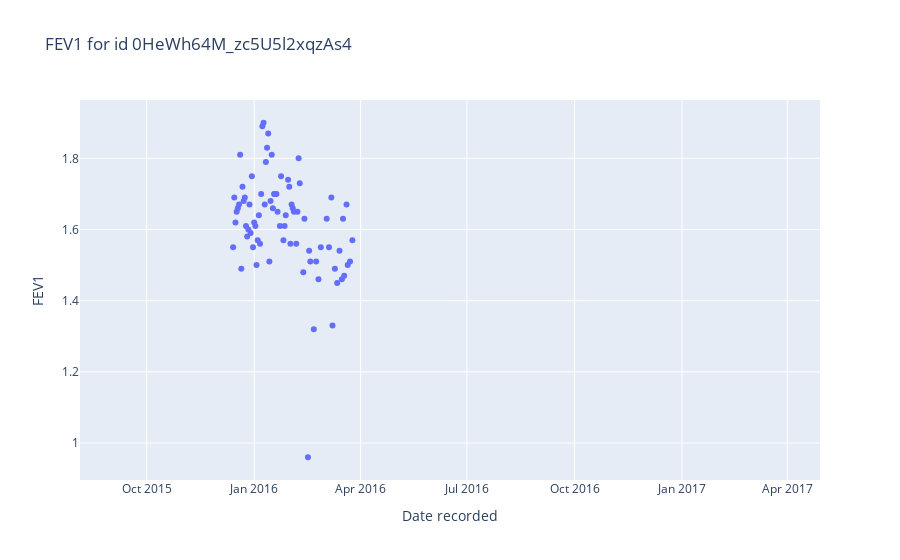
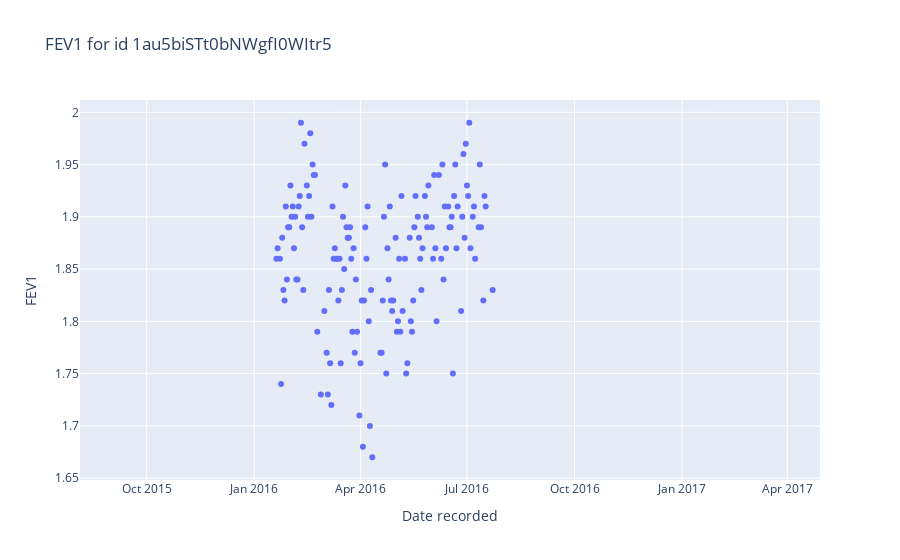
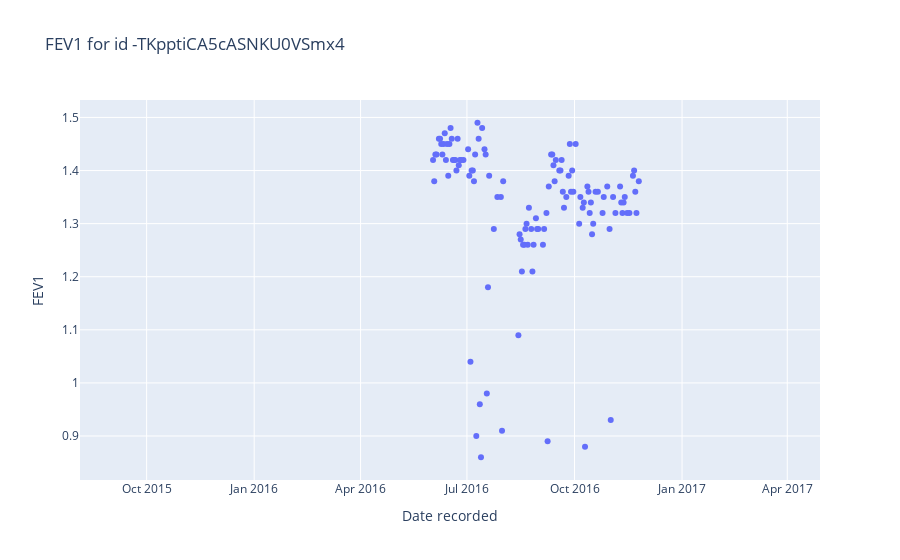
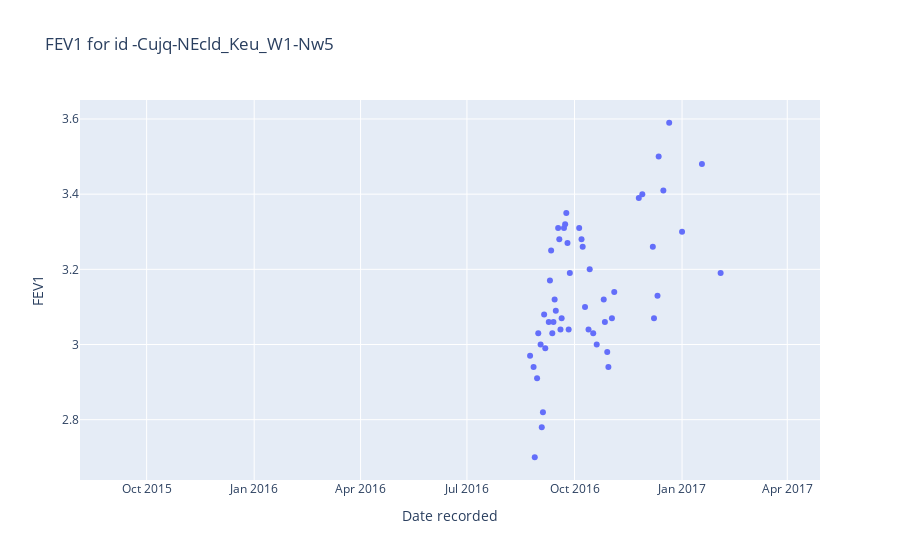

These figures' notebook cell, in order:
### Code cell
# 303, 305, 306, 307 are the only IDs that are worht using -> with >5 measurements
# '0HeWh64M_zc5U5l2xqzAs4', '1au5biSTt0bNWgfI0WItr5', '-TKpptiCA5cASNKU0VSmx4' '-Cujq-NEcld_Keu_W1-Nw5'

# IDs with data
wished_ids = ['0HeWh64M_zc5U5l2xqzAs4', '1au5biSTt0bNWgfI0WItr5', '-TKpptiCA5cASNKU0VSmx4', '-Cujq-NEcld_Keu_W1-Nw5', '-Q0Wf614z94DSTy6nXjyw7']

# For each Patient_ID in missing_user_ids, plot FEV1
for id in wished_ids:
# for id in wished_ids:
    # Scatter plot of FEV1 measurements for this id with px
    fig = px.scatter(fev1[fev1["User ID"] == id], x="Date recorded", y="FEV1", title="FEV1 for id " + str(id))
    # Update x axis to range of FEV1 measurements 
    fig.update_xaxes(range=[fev1["Date recorded"].min(), fev1["Date recorded"].max()])
    fig.show()

### Figure 1 — Plotly figure (JSON) as saved in the notebook; plotly's stock layout.template omitted (floating-point values rounded to 4 significant figures)
{"data": [{"hovertemplate": "Date recorded=%{x}<br>FEV1=%{y}<extra></extra>", "legendgroup": "", "marker": {"color": "#636efa", "symbol": "circle"}, "mode": "markers", "name": "", "orientation": "v", "showlegend": false, "type": "scatter", "x": ["2015-12-15", "2015-12-14", "2015-12-16", "2015-12-31", "2016-01-01", "2015-12-22", "2015-12-23", "2015-12-21", "2015-12-17", "2015-12-26", "2015-12-18", "2015-12-29", "2015-12-19", "2015-12-20", "2016-01-08", "2016-01-05", "2016-01-02", "2016-01-11", "2016-01-12", "2015-12-24", "2016-01-04", "2015-12-25", "2016-01-07", "2015-12-27", "2016-01-10", "2016-01-09", "2015-12-28", "2015-12-30", "2016-01-13", "2016-01-15", "2016-01-03", "2016-01-16", "2016-01-30", "2016-01-06", "2016-01-20", "2016-01-21", "2016-01-23", "2016-01-26", "2016-01-24", "2016-01-14", "2016-01-27", "2016-01-17", "2016-01-18", "2016-01-19", "2016-02-01", "2016-01-31", "2016-02-02", "2016-02-04", "2016-02-17", "2016-02-07", "2016-02-06", "2016-02-09", "2016-01-28", "2016-02-12", "2016-02-13", "2016-02-03", "2016-02-21", "2016-02-18", "2016-02-08", "2016-02-23", "2016-03-08", "2016-02-27", "2016-02-25", "2016-03-12", "2016-03-14", "2016-02-16", "2016-03-05", "2016-03-10", "2016-03-07", "2016-03-18", "2016-03-21", "2016-03-03", "2016-03-20", "2016-03-17", "2016-03-25", "2016-03-23", "2016-03-16"], "xaxis": "x", "y": [1.69, 1.55, 1.62, 1.55, 1.62, 1.72, 1.68, 1.49, 1.65, 1.58, 1.66, 1.59, 1.67, 1.81, 1.89, 1.64, 1.61, 1.79, 1.83, 1.69, 1.57, 1.61, 1.7, 1.6, 1.67, 1.9, 1.67, 1.75, 1.87, 1.68, 1.5, 1.81, 1.74, 1.56, 1.7, 1.65, 1.61, 1.57, 1.75, 1.51, 1.61, 1.66, 1.7, 1.7, 1.56, 1.72, 1.67, 1.65, 1.54, 1.65, 1.56, 1.73, 1.64, 1.48, 1.63, 1.66, 1.32, 1.51, 1.8, 1.51, 1.33, 1.55, 1.46, 1.45, 1.54, 0.96, 1.55, 1.49, 1.69, 1.47, 1.5, 1.63, 1.67, 1.63, 1.57, 1.51, 1.46], "yaxis": "y"}], "layout": {"legend": {"tracegroupgap": 0}, "title": {"text": "FEV1 for id 0HeWh64M_zc5U5l2xqzAs4"}, "xaxis": {"anchor": "y", "domain": [0, 1], "range": ["2015-08-05", "2017-04-29"], "title": {"text": "Date recorded"}}, "yaxis": {"anchor": "x", "domain": [0, 1], "title": {"text": "FEV1"}}}}

### Figure 2 — Plotly figure (JSON) as saved in the notebook; plotly's stock layout.template omitted (floating-point values rounded to 4 significant figures; data arrays with more than 128 entries replaced by an {"elided": "..."} marker saying what was removed)
{"data": [{"hovertemplate": "Date recorded=%{x}<br>FEV1=%{y}<extra></extra>", "legendgroup": "", "marker": {"color": "#636efa", "symbol": "circle"}, "mode": "markers", "name": "", "orientation": "v", "showlegend": false, "type": "scatter", "x": {"elided": "150 str values"}, "xaxis": "x", "y": {"elided": "150 float values"}, "yaxis": "y"}], "layout": {"legend": {"tracegroupgap": 0}, "title": {"text": "FEV1 for id 1au5biSTt0bNWgfI0WItr5"}, "xaxis": {"anchor": "y", "domain": [0, 1], "range": ["2015-08-05", "2017-04-29"], "title": {"text": "Date recorded"}}, "yaxis": {"anchor": "x", "domain": [0, 1], "title": {"text": "FEV1"}}}}

### Figure 3 — Plotly figure (JSON) as saved in the notebook; plotly's stock layout.template omitted (floating-point values rounded to 4 significant figures)
{"data": [{"hovertemplate": "Date recorded=%{x}<br>FEV1=%{y}<extra></extra>", "legendgroup": "", "marker": {"color": "#636efa", "symbol": "circle"}, "mode": "markers", "name": "", "orientation": "v", "showlegend": false, "type": "scatter", "x": ["2016-06-02", "2016-06-09", "2016-06-05", "2016-06-12", "2016-06-16", "2016-06-17", "2016-06-03", "2016-06-24", "2016-06-08", "2016-06-18", "2016-06-21", "2016-06-04", "2016-06-23", "2016-06-13", "2016-07-03", "2016-06-26", "2016-06-22", "2016-07-05", "2016-06-25", "2016-06-19", "2016-06-07", "2016-06-10", "2016-07-11", "2016-06-11", "2016-06-20", "2016-06-28", "2016-06-14", "2016-07-02", "2016-07-09", "2016-07-10", "2016-07-08", "2016-07-04", "2016-06-15", "2016-07-06", "2016-07-13", "2016-07-14", "2016-07-16", "2016-07-12", "2016-07-07", "2016-07-19", "2016-07-27", "2016-07-20", "2016-07-30", "2016-07-18", "2016-07-24", "2016-08-15", "2016-08-22", "2016-07-17", "2016-08-17", "2016-08-01", "2016-08-19", "2016-08-29", "2016-08-31", "2016-08-18", "2016-08-21", "2016-07-31", "2016-09-08", "2016-08-26", "2016-09-09", "2016-08-25", "2016-08-16", "2016-08-20", "2016-08-23", "2016-09-20", "2016-08-14", "2016-09-11", "2016-08-30", "2016-09-13", "2016-09-07", "2016-09-27", "2016-09-14", "2016-09-15", "2016-09-05", "2016-09-12", "2016-09-21", "2016-09-22", "2016-08-27", "2016-09-26", "2016-10-10", "2016-09-29", "2016-10-14", "2016-09-04", "2016-09-18", "2016-10-06", "2016-10-15", "2016-09-19", "2016-09-28", "2016-10-17", "2016-10-05", "2016-10-19", "2016-09-24", "2016-10-26", "2016-10-21", "2016-10-31", "2016-10-09", "2016-11-01", "2016-10-25", "2016-10-12", "2016-09-30", "2016-10-13", "2016-11-10", "2016-10-16", "2016-10-02", "2016-11-13", "2016-10-08", "2016-11-20", "2016-11-11", "2016-11-15", "2016-11-09", "2016-11-05", "2016-11-12", "2016-11-22", "2016-11-25", "2016-10-29", "2016-11-17", "2016-11-03", "2016-11-21", "2016-11-23"], "xaxis": "x", "y": [1.42, 1.45, 1.43, 1.47, 1.45, 1.48, 1.38, 1.41, 1.46, 1.46, 1.42, 1.43, 1.46, 1.42, 1.39, 1.42, 1.4, 1.4, 1.42, 1.42, 1.46, 1.43, 1.46, 1.45, 1.42, 1.42, 1.45, 1.44, 0.9, 1.49, 1.43, 1.04, 1.39, 1.4, 0.86, 1.48, 1.44, 0.96, 1.38, 1.18, 1.35, 1.39, 1.35, 0.98, 1.29, 1.28, 1.26, 1.43, 1.21, 1.38, 1.26, 1.31, 1.29, 1.26, 1.3, 0.91, 0.89, 1.21, 1.37, 1.29, 1.27, 1.29, 1.33, 1.42, 1.09, 1.43, 1.29, 1.41, 1.32, 1.45, 1.38, 1.42, 1.29, 1.43, 1.36, 1.33, 1.26, 1.39, 0.88, 1.4, 1.32, 1.26, 1.4, 1.35, 1.34, 1.4, 1.36, 1.3, 1.3, 1.36, 1.35, 1.35, 1.36, 1.29, 1.34, 0.93, 1.32, 1.37, 1.36, 1.36, 1.34, 1.28, 1.45, 1.35, 1.33, 1.39, 1.32, 1.32, 1.37, 1.32, 1.34, 1.36, 1.38, 1.37, 1.32, 1.35, 1.4, 1.32], "yaxis": "y"}], "layout": {"legend": {"tracegroupgap": 0}, "title": {"text": "FEV1 for id -TKpptiCA5cASNKU0VSmx4"}, "xaxis": {"anchor": "y", "domain": [0, 1], "range": ["2015-08-05", "2017-04-29"], "title": {"text": "Date recorded"}}, "yaxis": {"anchor": "x", "domain": [0, 1], "title": {"text": "FEV1"}}}}

### Figure 4 — Plotly figure (JSON) as saved in the notebook; plotly's stock layout.template omitted (floating-point values rounded to 4 significant figures)
{"data": [{"hovertemplate": "Date recorded=%{x}<br>FEV1=%{y}<extra></extra>", "legendgroup": "", "marker": {"color": "#636efa", "symbol": "circle"}, "mode": "markers", "name": "", "orientation": "v", "showlegend": false, "type": "scatter", "x": ["2016-08-27", "2016-09-04", "2016-09-11", "2016-09-06", "2016-09-27", "2016-08-24", "2016-09-15", "2016-08-28", "2016-09-18", "2016-09-19", "2016-08-30", "2016-08-31", "2016-09-02", "2016-09-03", "2016-09-05", "2016-09-09", "2016-09-10", "2016-09-12", "2016-09-13", "2016-09-14", "2016-09-24", "2016-10-10", "2016-09-17", "2016-10-13", "2016-10-14", "2016-09-20", "2016-09-22", "2016-10-05", "2016-09-23", "2016-09-25", "2016-09-26", "2016-10-17", "2016-10-30", "2016-10-20", "2016-10-07", "2016-10-08", "2016-10-26", "2016-10-27", "2016-10-29", "2016-11-02", "2016-11-04", "2016-12-08", "2016-12-12", "2016-12-07", "2016-12-11", "2017-01-01", "2016-11-25", "2016-12-16", "2016-11-28", "2016-12-21", "2017-02-03", "2017-01-18"], "xaxis": "x", "y": [2.94, 2.82, 3.25, 2.99, 3.19, 2.97, 3.09, 2.7, 3.28, 3.04, 2.91, 3.03, 3, 2.78, 3.08, 3.06, 3.17, 3.03, 3.06, 3.12, 3.35, 3.1, 3.31, 3.04, 3.2, 3.07, 3.31, 3.31, 3.32, 3.27, 3.04, 3.03, 2.94, 3, 3.28, 3.26, 3.12, 3.06, 2.98, 3.07, 3.14, 3.07, 3.5, 3.26, 3.13, 3.3, 3.39, 3.41, 3.4, 3.59, 3.19, 3.48], "yaxis": "y"}], "layout": {"legend": {"tracegroupgap": 0}, "title": {"text": "FEV1 for id -Cujq-NEcld_Keu_W1-Nw5"}, "xaxis": {"anchor": "y", "domain": [0, 1], "range": ["2015-08-05", "2017-04-29"], "title": {"text": "Date recorded"}}, "yaxis": {"anchor": "x", "domain": [0, 1], "title": {"text": "FEV1"}}}}
